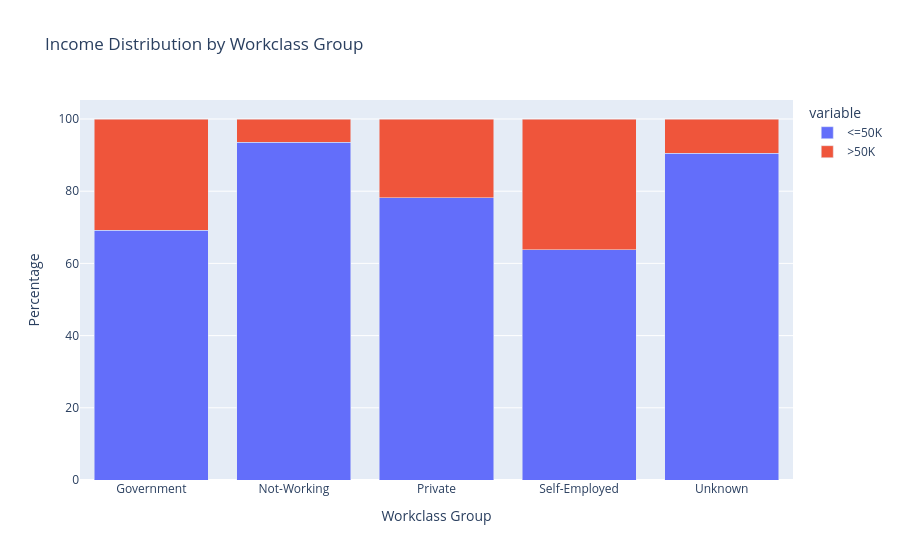

The code cell stored with this chart in its notebook:
### Code cell
from tabulate import tabulate

# Crosstab with row percentages
table = pd.crosstab(
    df['workclass_grouped'],
    df['income'],
    normalize='index'
) * 100

# Format to 2 decimals + % sign
table_fmt = table.round(2).astype(str) + '%'

# Build a new table with an extra header row
header_row = ['workclass_grouped', 'Income', 'Income']
table_with_header = table_fmt.reset_index()

# Print table with lines
print(tabulate(
    table_with_header,
    headers=header_row,
    tablefmt='grid'
))

# ---------------------------------------
# 📊 HOVER-ENABLED STACKED BAR CHART HERE
# ---------------------------------------

fig = px.bar(
    table.reset_index(),
    x='workclass_grouped',
    y=['<=50K', '>50K'],
    title="Income Distribution by Workclass Group",
    labels={'value': 'Percentage', 'workclass_grouped': 'Workclass Group'},
    barmode='stack'
)

fig.update_traces(hovertemplate='%{y:.2f}%')

fig.show()

### Figure 1 — Plotly figure (JSON) as saved in the notebook; plotly's stock layout.template omitted (floating-point values rounded to 4 significant figures)
{"data": [{"alignmentgroup": "True", "hovertemplate": "%{y:.2f}%", "legendgroup": "<=50K", "marker": {"color": "#636efa", "pattern": {"shape": ""}}, "name": "<=50K", "offsetgroup": "<=50K", "orientation": "v", "showlegend": true, "textposition": "auto", "type": "bar", "x": ["Government", "Not-Working", "Private", "Self-Employed", "Unknown"], "xaxis": "x", "y": [69.19, 93.55, 78.2, 63.73, 90.53], "yaxis": "y"}, {"alignmentgroup": "True", "hovertemplate": "%{y:.2f}%", "legendgroup": ">50K", "marker": {"color": "#EF553B", "pattern": {"shape": ""}}, "name": ">50K", "offsetgroup": ">50K", "orientation": "v", "showlegend": true, "textposition": "auto", "type": "bar", "x": ["Government", "Not-Working", "Private", "Self-Employed", "Unknown"], "xaxis": "x", "y": [30.81, 6.452, 21.8, 36.27, 9.468], "yaxis": "y"}], "layout": {"barmode": "stack", "legend": {"title": {"text": "variable"}, "tracegroupgap": 0}, "title": {"text": "Income Distribution by Workclass Group"}, "xaxis": {"anchor": "y", "domain": [0, 1], "title": {"text": "Workclass Group"}}, "yaxis": {"anchor": "x", "domain": [0, 1], "title": {"text": "Percentage"}}}}
